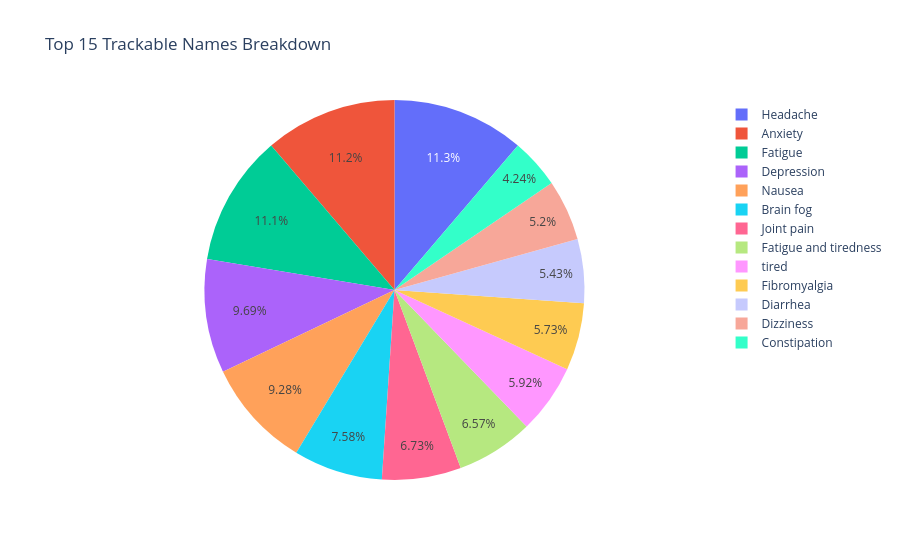

Notebook code for this chart:
### Code cell
# Plot Top 15 Trackable Names Breakdown
fig = px.pie(trackable_names_df, values='count', names='trackable_name', 
             title='Top 15 Trackable Names Breakdown',
             )
fig.show()

### Figure 1 — Plotly figure (JSON) as saved in the notebook; plotly's stock layout.template omitted (floating-point values rounded to 4 significant figures)
{"data": [{"domain": {"x": [0, 1], "y": [0, 1]}, "hovertemplate": "trackable_name=%{label}<br>count=%{value}<extra></extra>", "labels": ["Headache", "Fatigue", "Nausea", "Brain fog", "Joint pain", "Fatigue and tiredness", "Anxiety", "tired", "Fibromyalgia", "Diarrhea", "Dizziness", "Depression", "Anxiety", "Depression", "Constipation"], "legendgroup": "", "name": "", "showlegend": true, "type": "pie", "values": [108550, 107512, 89520, 73175, 64936, 63395, 61545, 57084, 55255, 52418, 50150, 50109, 46968, 43370, 40874]}], "layout": {"legend": {"tracegroupgap": 0}, "title": {"text": "Top 15 Trackable Names Breakdown"}}}
